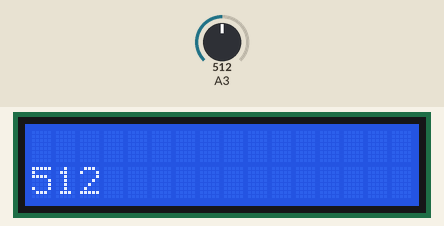
Recording of a sketch running on a simulated Arduino Uno, built with avr-gcc and run on an emulated ATmega328P. On the bench: 16×2 character LCD. The test bench sets the inputs (shaded band); at power-on: A3 = 512. What the sketch prints to the serial monitor is not drawn.

Above: at 1.2 s.
1.3 s: A3 set to 716
At 2.5 s:
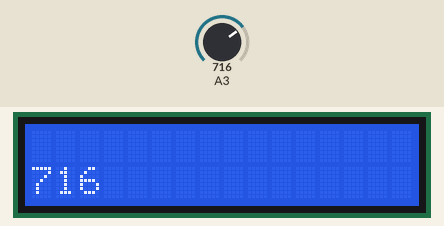
3.0 s: A3 set to 900
At 4.0 s:
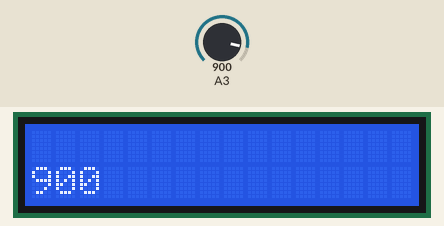
4.5 s: A3 set to 1023
At 5.5 s:
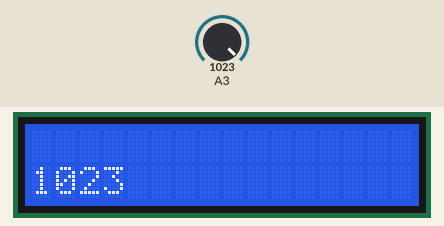
Timing chart, 0 to 7.5 s (numbered marks = the images above; inputs shaded):
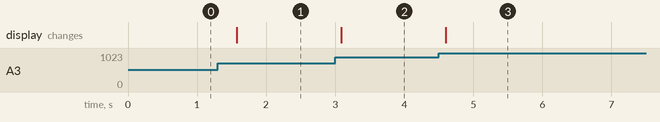

The sketch:

Ques13.ino
```cpp
#include <LiquidCrystal.h>
LiquidCrystal lcd(2,3,4,8,12,13);
int Light_intensity;

void setup() {
  lcd.begin(16, 2);
  Serial.begin(9600);
}

void loop() {
  //display on lcd
  Light_intensity = analogRead(A3);
  lcd.clear();
  Serial.println(Light_intensity);
  lcd.setCursor(0, 1);
  lcd.print(Light_intensity);
  // display on serial monitor
  Serial.print("LDR Value: ");
  Serial.println(Light_intensity);
  delay(500);
}
```

Measured:
- after the input at 1.3 s, the display: changes after 0.28 s (image 1)
- after the input at 3.0 s, the display: changes after 0.09 s (image 2)
- after the input at 4.5 s, the display: changes after 0.10 s (image 3)
